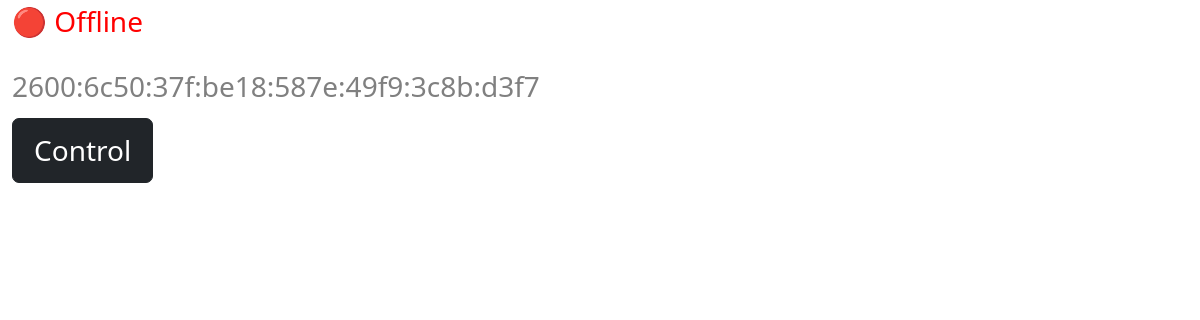
The app's page /, older data.
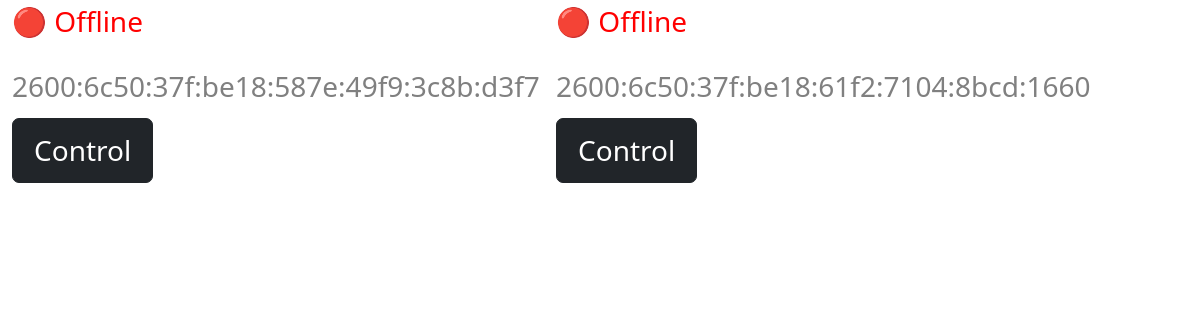
The same page, newer data.
### backdoor/models.py (models this page shows)
class Computer(models.Model):
    ip_addr = models.CharField(default="192.168.1.1",max_length=50)
    pc_name = models.CharField(default="", max_length=100)
    last_online = models.DateTimeField(default=timezone.now)
    ping = models.CharField(default="0",max_length=100)

### backdoor/views.py (the view)
# urls.py: path('', views.home, name="home"),
def home(request):
    context = {
        'computers': Computer.objects.all()
    }
    return render(request, "backdoor/home.html", context)

### backdoor/templates/backdoor/home.html (shortened to what this page needs)
{% include 'backdoor/base.html' %}
{% block content %}
{% for computer in computers %}
    <div class="computerdiv" style="zoom: 175%">
        <div style="display:flex; flex-direction:row;">
            <p id="online-status-{{computer.id}}">⚪ Checking</p>
        </div>
        <h4 style="color:grey;font-size:16px;">{{computer.ip_addr}}</h4>
        <a style="text-decoration:none;" href="{% url 'computer-detail' pc_id=computer.id %}">
            <button type="button" class="btn btn-dark">Control</button>
        </a>
        </div>
{% endfor %}
{% endblock content %}

Row changes from the older to the newer data that the page shows:
added Computer: ip_addr "2600:6c50:37f:be18:61f2:7104:8bcd:1660"
